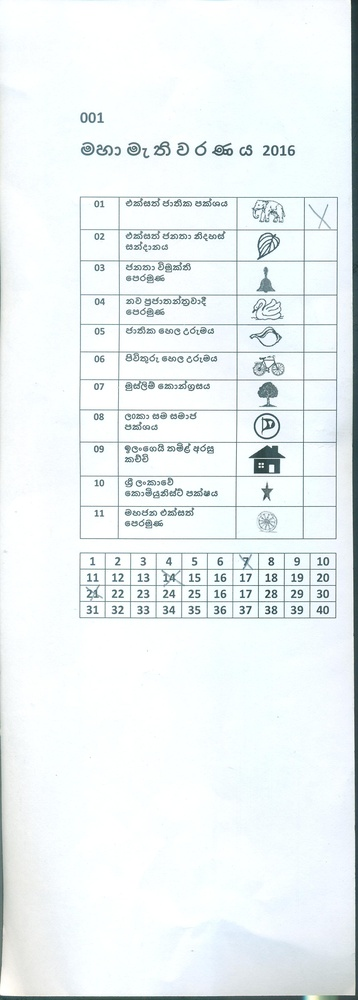
%> input picture 001_backup.jpg, 358 x 1000 px, shrunk from 1258 x 3510 before the run
$ octave BestCode.m   (GNU Octave 9; MATLAB toolbox functions it lacks are replaced by stand-ins)
%> lines starting %> are read from the running program, lines starting %| are printed output that depends on the picture; in (x1, y1, x2, y2) boxes, pixels count from 0 and x2, y2 are one past the last pixel; in counts of white or black regions, pixels touching at a corner belong together; the program's own positions count from 1
%> further down, I is the input picture: size 1000x358x3 uint8; mean R, G, B 236.3, 242.5, 243.6
### OptimalThresholdedImage.m
function [binaryimage] =  OptimalThresholdedImage(RGBimage)
    if size(RGBimage,3)== 3
        Igray = rgb2gray(RGBimage);
        filterdI = Igray;%medfilt2(Igray);
    else
        filterdI = RGBimage;%medfilt2(RGBimage);
    end

    % streching will fail the thresholding
    %imadjust(RGBimage0, stretchlim(RGBimage0));
    %RGBimage(:,:,1));
    level = graythresh(filterdI);
%> level = 0.737
    % Don't use median localization for large images
    T = adaptthresh(filterdI,level,'ForegroundPolarity','bright','Statistic','mean');
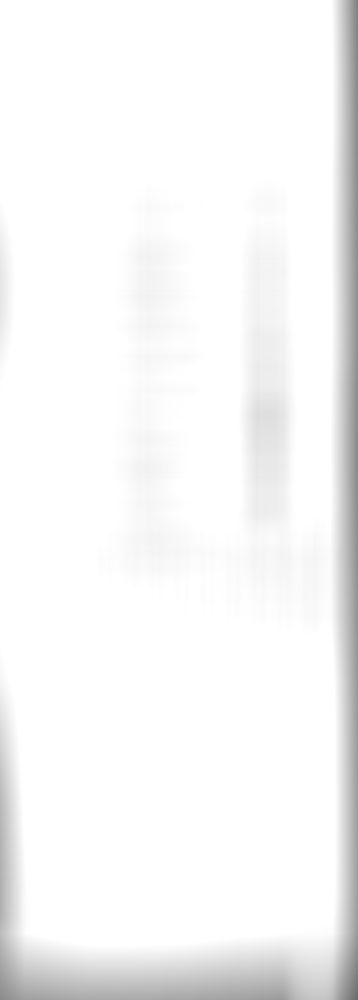
%> T: size 1000x358 double; min 0.424, max 1, mean 0.967
    binaryimage = imbinarize(filterdI, T);
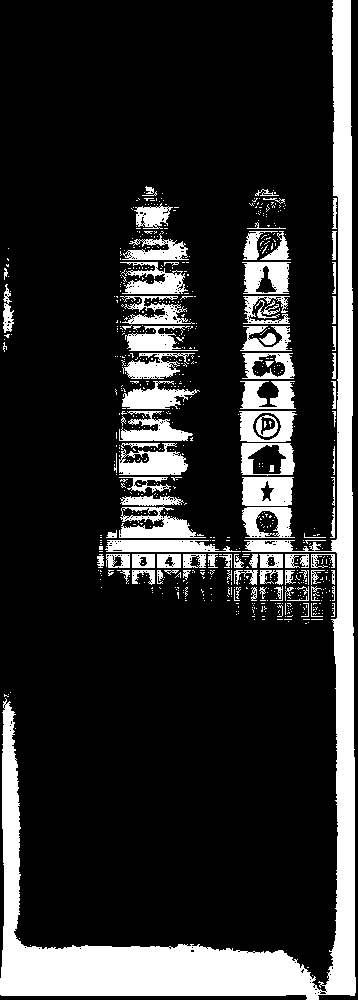
%> binaryimage: size 1000x358 logical; 18.1% white; 710 white regions (618 under 20 px), largest, box (x1, y1, x2, y2) and area: (0, 0, 356, 1000) 36330, (119, 507, 206, 538) 1357, (119, 443, 188, 475) 1326

    % [6 lines of commented-out code are left out]
end

### HoughTransformVisualization.m
function [] = HoughTransformVisualization(RGBImage)
adapt = OptimalThresholdedImage(RGBImage);
cannyseg = edge(adapt,'canny');
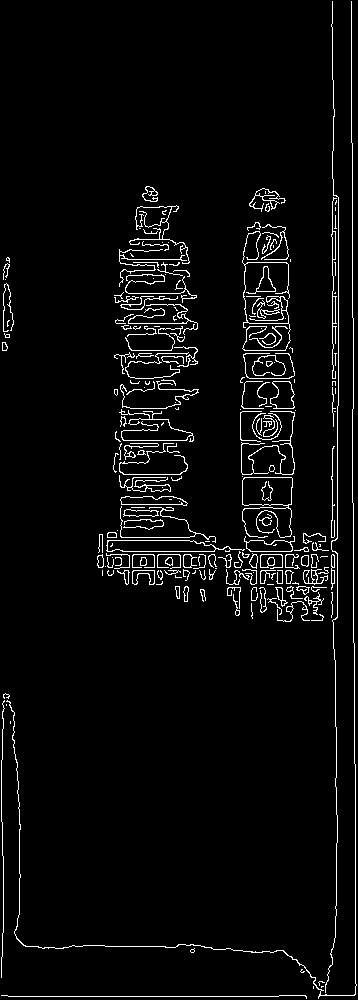
%> cannyseg: size 1000x358 logical; 4.1% white in thin lines or dots
[H, theta, rho] = hough(cannyseg);
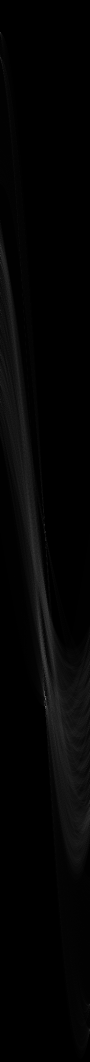
%> H: size 2123x180 double (shown at 1/2 size); min 0, max 397, mean 6.8; drawn with min black and max white
%> theta = 180 values from -90 to 89; rho = 2123 values from -1061 to 1061
% Find the peak pt in the Hough transform
peak = houghpeaks(H,100);
%> peak = [1394 91; 66 1; 1417 91]
%% Visualization
figure;imshow(H,[],'XData',theta,'YData',rho,'InitialMagnification','fit');
xlabel('\theta'), ylabel('\rho');
axis on, axis normal, hold on;
plot(theta(peak(:,2)),rho(peak(:,1)),'s','color','white');

end

### FixRotation.m
function [rotationFixedImage] = FixRotation(RGBImage, debug)
    % TODO : check whether whats best to rotate the RGBImage or the
    % filtered one
%     threshold = 0.1;
    if ~exist('debug','var')
        debug = 0;
    end
    %% Thresholding the image
    %RGBImage  = imread('rots.jpg');
    adapt = OptimalThresholdedImage(RGBImage);

    %% Edge Detection for hough transform
    cannyseg = edge(adapt,'canny');

    %% Perform the Hough transform
    %[H, theta, rho] = hough(cannyseg, 'Theta', -60:0.5:60);
    [H, theta, rho] = hough(cannyseg,'Theta', -45:0.5:45);
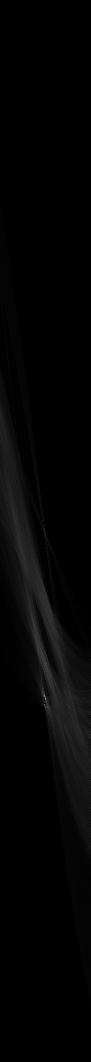
%> H: size 2123x181 double (shown at 1/2 size); min 0, max 403, mean 6.8; drawn with min black and max white
%> theta = 181 values from -45 to 45

    %% Locates peaks in the Hough transform matrix
    peak = houghpeaks(H,30,'threshold',ceil(0.5*max(H(:))));
%> peak = [1410 90]

    %% Extracts line segments in the image
    lines = houghlines(cannyseg,theta,rho,peak,'FillGap',250,'MinLength',ceil(numel(RGBImage(:,1,1))/3));
%> lines = 1 line; point1 to point2 (x, y): (353, 410) to (356, 858)
    max_angle =  max(cat(1,lines.theta));
%> max_angle = -0.5
    %% Fix Rotation
    rotationFixedImage = imrotate(RGBImage,max_angle,'bilinear','crop');
    if debug
        figure('Name','Original and Rotation Fixed Image','NumberTitle','off');
        imshowpair(RGBImage,rotationFixedImage,'montage');
    end
end

### BestCode.m
%% Clear
close all;
clear all;
clc;
%% load images
I = imread('001_backup.jpg');

%% Optimal Threshold for the image
adapt = OptimalThresholdedImage(I);
%ilngtmilT = OptimalThresholdedImage(ilngtmil);
%adapt_small = imresize(adapt, 0.5);
%%
figure;imshow(adapt);
%% Hough Visualization
HoughTransformVisualization(I);
%% Fix Rotation
rotationFixed = FixRotation(I);
%% Display the results
imshowpair(I, rotationFixed, 'montage')
%% Remove small objects
BW2 = bwareaopen(adapt, 50);
imshowpair(BW2, adapt, 'montage');
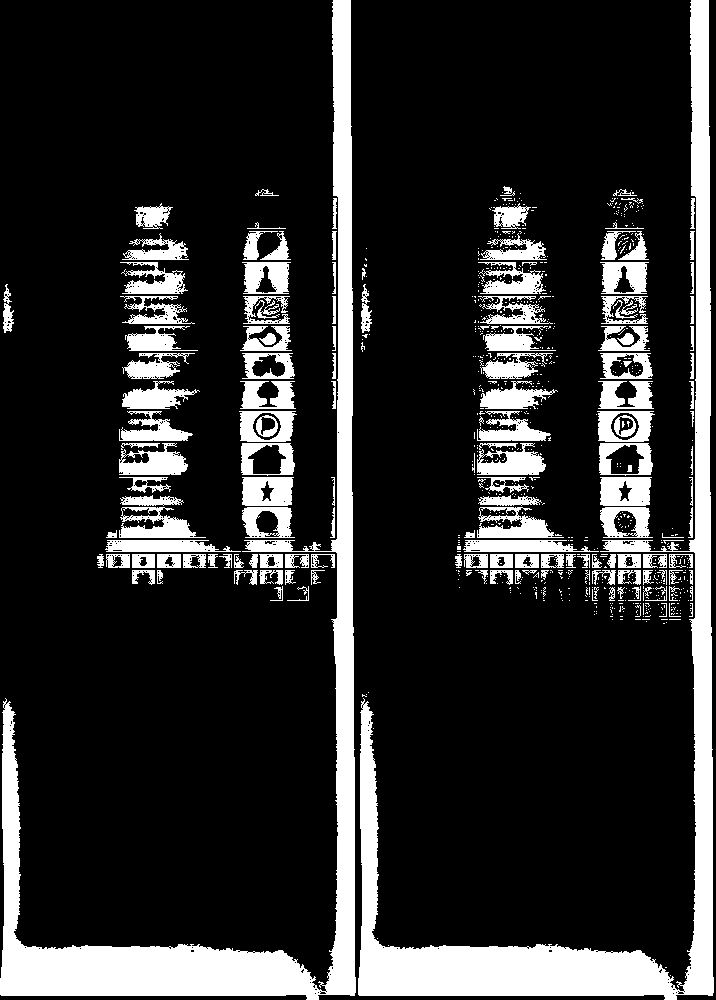
%> displayed picture: size 1000x716, on the screen's scale of 0 to 255; 17.8% white; 772 white regions (618 under 20 px), largest, box (x1, y1, x2, y2) and area: (0, 0, 356, 1000) 36330, (358, 0, 714, 1000) 36330, (119, 507, 206, 538) 1357
%imsave
%% Extended_maxima
BW3 = imextendedmax(I,80);
imshowpair(BW3, I, 'montage');
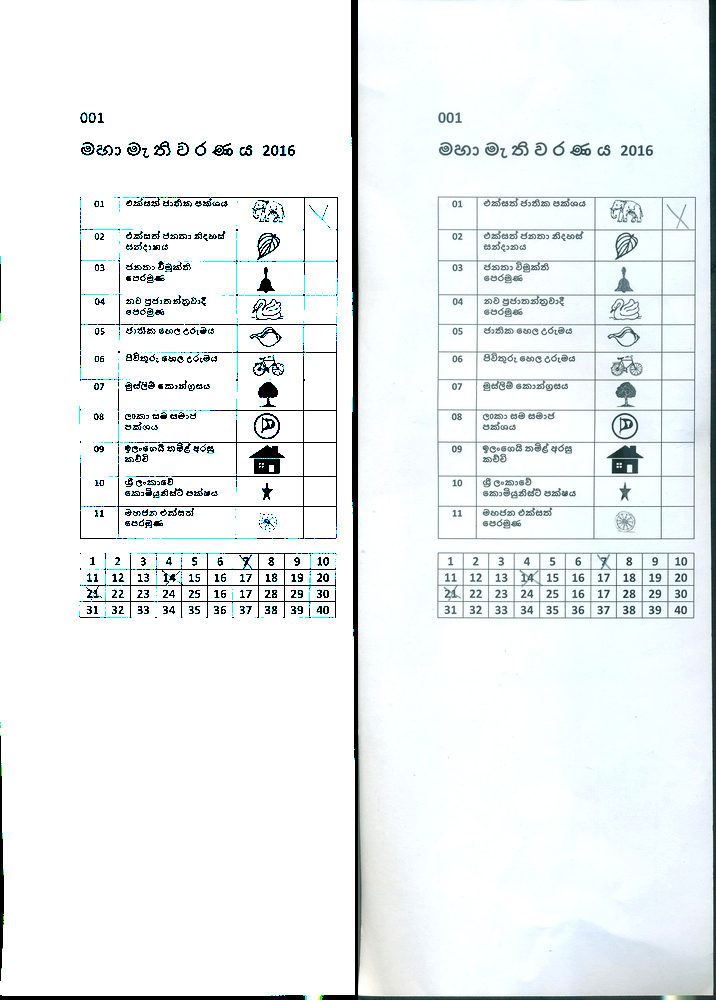
%> displayed picture: size 1000x716x3, on the screen's scale of 0 to 255; mean R, G, B 236.6, 241, 241.7
%imsave
%% Image H max
%> (the run ends here)

$ run again, with rots.jpg copied over 001_backup.jpg
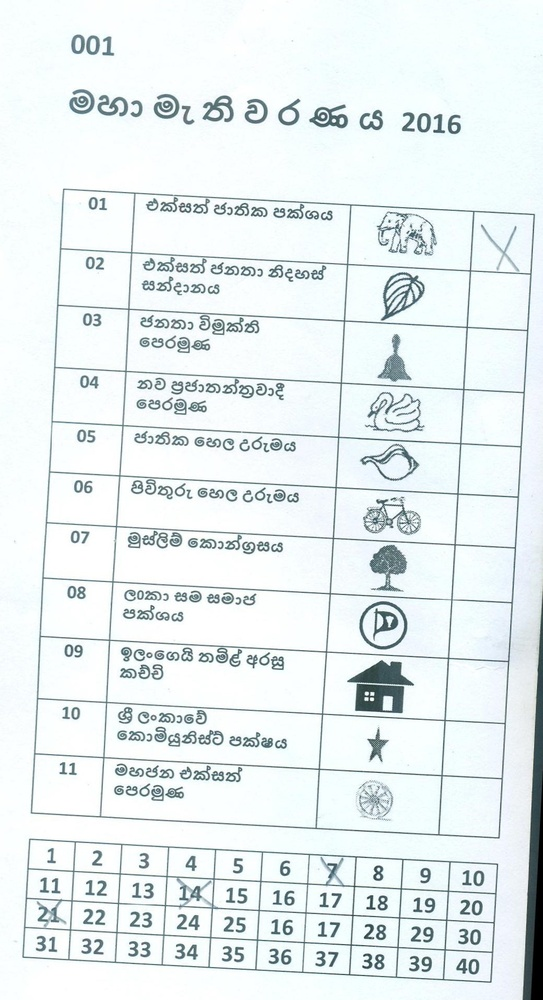
%> input picture rots.jpg, 543 x 1000 px, shrunk from 1040 x 1916 before the run
%> I is the input picture: size 1000x543x3 uint8; mean R, G, B 230.9, 238.5, 239.5
%> level = 0.725
%> in OptimalThresholdedImage, `binaryimage = imbinarize(filterdI, T);`:
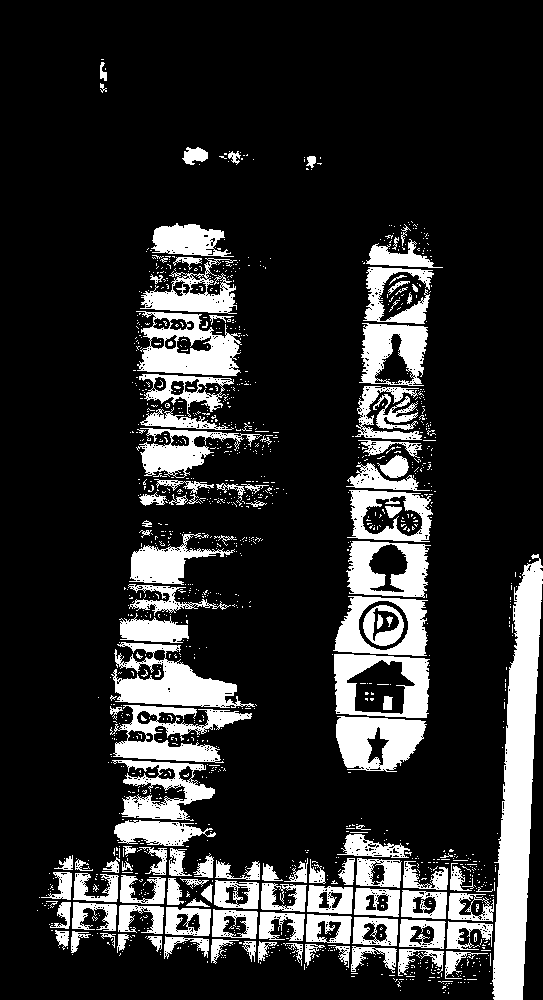
%> binaryimage: size 1000x543 logical; 17.7% white; 1339 white regions (1214 under 20 px), largest, box (x1, y1, x2, y2) and area: (492, 554, 543, 1000) 12393, (111, 642, 255, 708) 4266, (136, 311, 242, 376) 3815
%> cannyseg: size 1000x543 logical; 5% white in thin lines or dots, all inside (x1, y1, x2, y2) = (39, 62, 542, 999)
%> in HoughTransformVisualization, `[H, theta, rho] = hough(cannyseg);`: theta = 180 values from -90 to 89; rho = 2275 values from -1137 to 1137
%> in HoughTransformVisualization, `peak = houghpeaks(H,100);`: peak = [241 4; 270 4; 215 4; 1681 94]
%> in FixRotation, `[H, theta, rho] = hough(cannyseg,'Theta', -45:0.5:45);`: theta = 181 values from -45 to 45
%> in FixRotation, `peak = houghpeaks(H,30,'threshold',ceil(0.5*max(H(:))));`: peak = [1704 96; 1536 97; 1313 98; 1356 98; 1559 100]
%> lines = 5 lines; point1 to point2 (x, y): (347, 967) to (405, 239), (118, 949) to (163, 227), (161, 948) to (205, 238), (349, 956) to (387, 248), (524, 987) to (542, 597)
%> max_angle = 4.5
%> `imshowpair(BW3, I, 'montage');`:
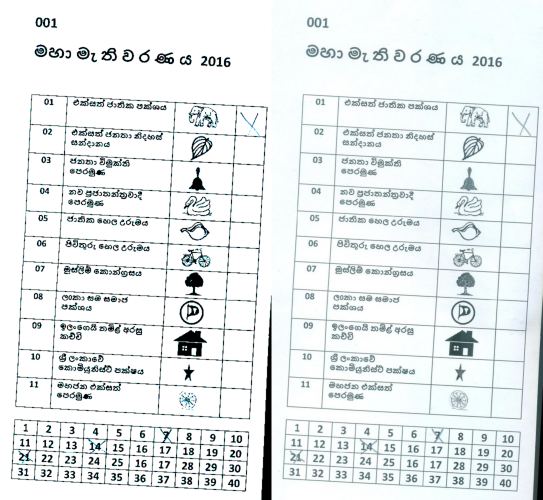
%> figure redrawn from the program's plot data; shown at 1/2 size
